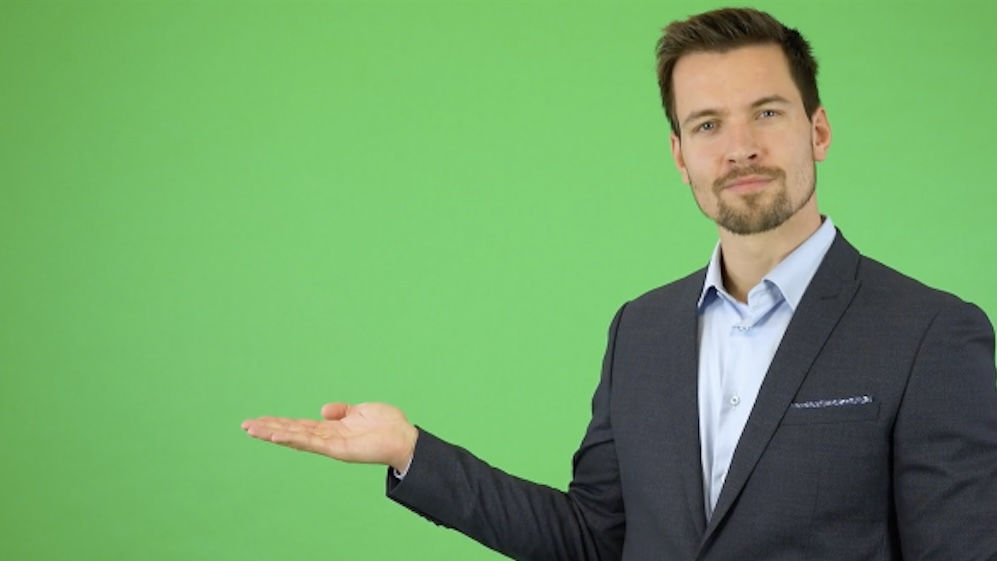
#> input picture foreground/fg-1.jpg, 997 x 561 px
$ jupyter execute --allow-errors DECISION_TREES_CLASSIFIER.ipynb
#> lines starting #> are read from the running program, lines starting #| are printed output that depends on the picture
[cell 1]
import numpy as np
from matplotlib import pyplot as plt
import cv2 as cv
import pickle
import os
import time
import pandas as pd
from sklearn.model_selection import train_test_split
from sklearn.tree import DecisionTreeClassifier

[cell 2]
def loadmodel(name='model/DecisionTreeClassifier.pickle'):
#> called with name = 'model/DecisionTreeClassifier.pickle'
    with open(name, 'rb') as f:
#> (reads model/DecisionTreeClassifier.pickle from the repository)
        model = pickle.load(f)
    return model

#> (a cell that did not finish here is left out)

#> (a cell that did not finish here is left out)

#> (a cell that did not finish here is left out)

#> (a cell that did not finish here is left out)

#> (a cell that did not finish here is left out)

#> (a cell that did not finish here is left out)

#> (a cell that did not finish here is left out)

[cell 10]
def removeGreen(img, model, bg):
    if img.shape != bg.shape:
        bg = cv.resize(bg, (img.shape[1], img.shape[0]))
    """ a2, a1, a0 = model.coef_[0]

    B, G, R = cv.split(img)
    inter = np.ones_like(B)

    mask = a2 * B + a1 * G + a0 * R

    mask = 1 / (1 + np.exp(-mask)) """

    mask = model.predict(img.reshape(-1, 3))
    mask = mask.reshape(img.shape[0], img.shape[1])
    img[mask == '1'] = bg[mask == '1']

    return img

[cell 11]
fg = cv.imread('foreground/fg-1.jpg', 1)
#> fg is the input picture: shape (561, 997, 3); mean B, G, R 101.3, 162.8, 111.9
bg = cv.imread('background/bg-2.jpg', 1)
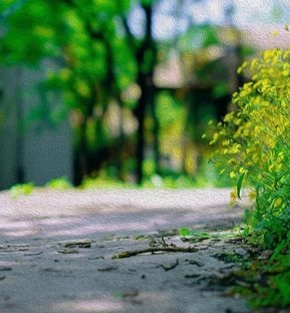
#> input picture background/bg-2.jpg, 290 x 313 px
#> bg is the input picture: shape (313, 290, 3); mean B, G, R 87, 123.2, 92.5

#> (the rest of this cell did not finish here and is left out)

[cell 12]
def videoProcesing(model, bg, name='video/video.mp4') -> None:
    cap = cv.VideoCapture(name)
    fourcc = cv.VideoWriter_fourcc('h', '2', '6', '4')
    out_name = name.split('/')[1].split('.')[0]
    out = cv.VideoWriter(
        f'output_vid/output_{out_name}_DecisionTreeClassifier.mp4', fourcc, 30, (640, 480))
    while cap.isOpened():
        ret, frame = cap.read()
        if ret:
            frame = cv.GaussianBlur(frame, (5, 5), 0)
            resized_frame = cv.resize(
                frame, (640, 480), fx=0, fy=0, interpolation=cv.INTER_CUBIC)
            processed_frame = removeGreen(resized_frame, model, bg)
            out.write(processed_frame)
            cv.imshow(f'{out_name}_DecisionTreeClassifier', processed_frame)
            if cv.waitKey(1) & 0xFF == ord('q'):
                break
        else:
            break
    cap.release()
    out.release()
    cv.destroyAllWindows()

[cell 13]
bg = cv.imread('background/bg-1.jpg', 1)
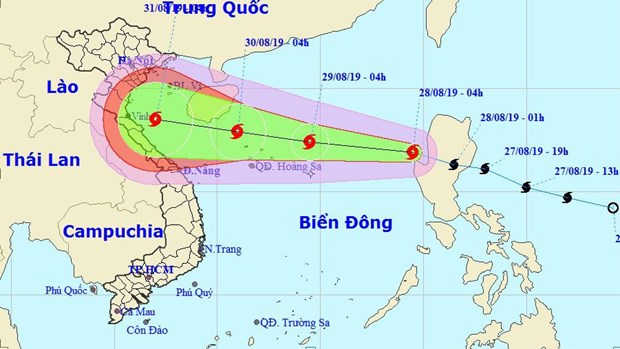
#> input picture background/bg-1.jpg, 620 x 349 px
#> bg is the input picture: shape (349, 620, 3); mean B, G, R 222.3, 228.7, 205.9
#> (the rest of this cell did not finish here and is left out)
